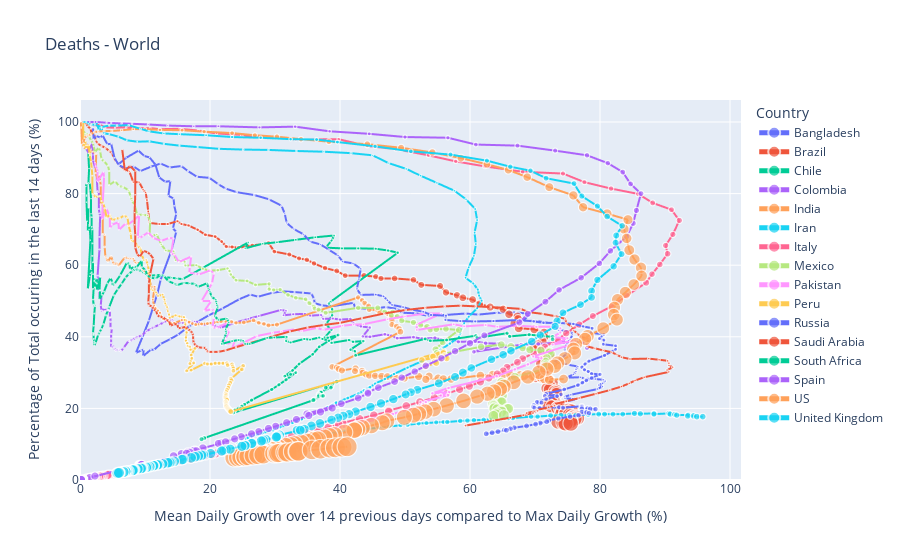

This figure's notebook cell:
### Markdown cell above
### Plot

### Code cell
list_top_16_countries = daily_cases_global.sort_values(daily_cases_global.columns[-2], ascending=False).reset_index()['Country/Region'][:16].to_list()    
ct_w.value = list_top_16_countries


if cases_w.value == 'Confirmed Cases':

    daily_cases_global_2 = plot_phase_space_world(daily_cases_global, 
                                           title = cases_w.value, time_window=int(tw_w.value), 
                                           n_cases = min_w.value, country=ct_w.value)
elif cases_w.value == 'Deaths':
    daily_deaths_global_2 = plot_phase_space_world(daily_deaths_global, 
                                            title = cases_w.value, time_window=int(tw_w.value), 
                                            n_cases = min_w.value, country=ct_w.value)
else:
    print('ERROR in dataframe')
